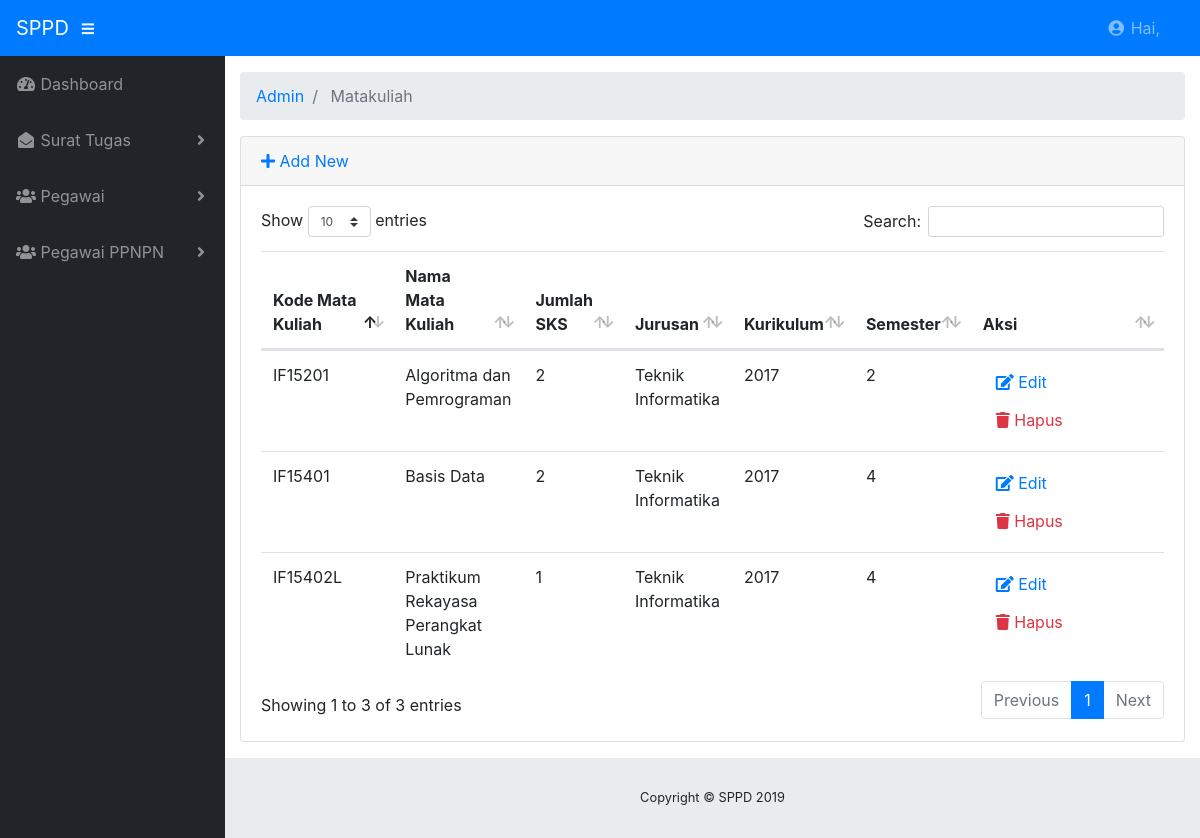
The app's page /index.php/admin/matakuliah with its own data.
### tables this page shows
CREATE TABLE `matakuliah` (
  `kode_mk` varchar(100) NOT NULL,
  `kode_jurusan` varchar(100) NOT NULL,
  `nama_mk` varchar(100) NOT NULL,
  `jumlah_sks` int(11) NOT NULL,
  `kurikulum` varchar(100) NOT NULL,
  `semester` int(11) NOT NULL
);

CREATE TABLE `jurusan` (
  `kode_jurusan` varchar(100) NOT NULL,
  `nama` varchar(100) NOT NULL
);

### application/controllers/admin/Matakuliah.php (called while the page is built, shortened)
<?php
class Matakuliah extends CI_Controller
{
    public function __construct()
    {
        $this->load->model("matakuliah_model");
        $this->load->model("jurusan_model");
        $this->load->library('form_validation');
    }
    public function index()
    {
        $data["matakuliah"] = $this->matakuliah_model->getAll();
        $this->load->view("admin/matakuliah/list", $data);
    }
}

### index.php (called while the page is built, shortened)
<?php
require_once BASEPATH.'core/CodeIgniter.php';

### application/models/Matakuliah_model.php (called while the page is built, shortened)
<?php defined('BASEPATH') OR exit('No direct script access allowed');
class Matakuliah_model extends CI_Model
{
    public function getAll()
    {
            $this->db->select('matakuliah.*,jurusan.nama');
            $this->db->from('matakuliah');
            $this->db->join('jurusan', 'jurusan.kode_jurusan = matakuliah.kode_jurusan');
            $query = $this->db->get();
            return $query->result();
    }
}

### application/views/admin/matakuliah/list.php (the view, shortened to what this page needs)
<!DOCTYPE html>
<html lang="en">
<head>
</head>
<body id="page-top">
	<div id="wrapper">
		<div id="content-wrapper">
			<div class="container-fluid">
				<div class="card mb-3">
					<div class="card-header">
						<a href="<?php echo site_url('admin/matakuliah/add') ?>"><i class="fas fa-plus"></i> Add New</a>
					</div>
					<div class="card-body">
						<div class="table-responsive">
							<table class="table table-hover" id="dataTable" width="100%" cellspacing="0">
								<thead>
									<tr>
										<th>Kode Mata Kuliah</th>
										<th>Nama Mata Kuliah</th>
										<th>Jumlah SKS</th>
										<th>Jurusan</th>
										<th>Kurikulum</th>
										<th>Semester</th>
										<th>Aksi</th>
									</tr>
								</thead>
								<tbody>
									<?php foreach ($matakuliah as $matakuliah): ?>
									<tr>
										<td width="150">
											<?php echo $matakuliah->kode_mk ?>
										</td>
										<td>
											<?php echo $matakuliah->nama_mk ?>
										</td>
										<td>
											<?php echo $matakuliah->jumlah_sks ?>
										</td>
										<td>
											<?php echo $matakuliah->nama ?>
										</td>
										<td>
											<?php echo $matakuliah->kurikulum ?>
										</td>
										<td>
											<?php echo $matakuliah->semester ?>
										</td>
										<td width="250">
											<a href="<?php echo site_url('admin/matakuliah/edit/'.$matakuliah->kode_mk) ?>"
											 class="btn btn-small"><i class="fas fa-edit"></i> Edit</a>
											<a onclick="deleteConfirm('<?php echo site_url('admin/matakuliah/delete/'.$matakuliah->kode_mk) ?>')"
											 href="#!" class="btn btn-small text-danger"><i class="fas fa-trash"></i> Hapus</a>
										</td>
									</tr>
									<?php endforeach; ?>
								</tbody>
							</table>
						</div>
					</div>
				</div>
			</div>
		</div>
	</div>
</body>
</html>

### css/sb-admin.css (style rules this page uses)
html { position: relative; min-height: 100%; }
body { height: 100%; }
#wrapper { display: -webkit-box; display: -ms-flexbox; display: flex; }
#wrapper #content-wrapper { overflow-x: hidden; width: 100%; padding-top: 1rem; padding-bottom: 80px; }
:root { --input-padding-x: 0.75rem; --input-padding-y: 0.75rem; }

### records on screen
matakuliah: kode_mk "IF15201", nama_mk "Algoritma dan Pemrograman", jumlah_sks "2", kode_jurusan.nama "Teknik Informatika", kurikulum "2017", semester "2"
matakuliah: kode_mk "IF15401", nama_mk "Basis Data", jumlah_sks "2", kode_jurusan.nama "Teknik Informatika", kurikulum "2017", semester "4"
matakuliah: kode_mk "IF15402L", nama_mk "Praktikum Rekayasa Perangkat Lunak", jumlah_sks "1", kode_jurusan.nama "Teknik Informatika", kurikulum "2017", semester "4"

### other values on screen
SITE_NAME "SPPD"
$segment "Admin"
$segment "Matakuliah"
Date('Y') "2019"
